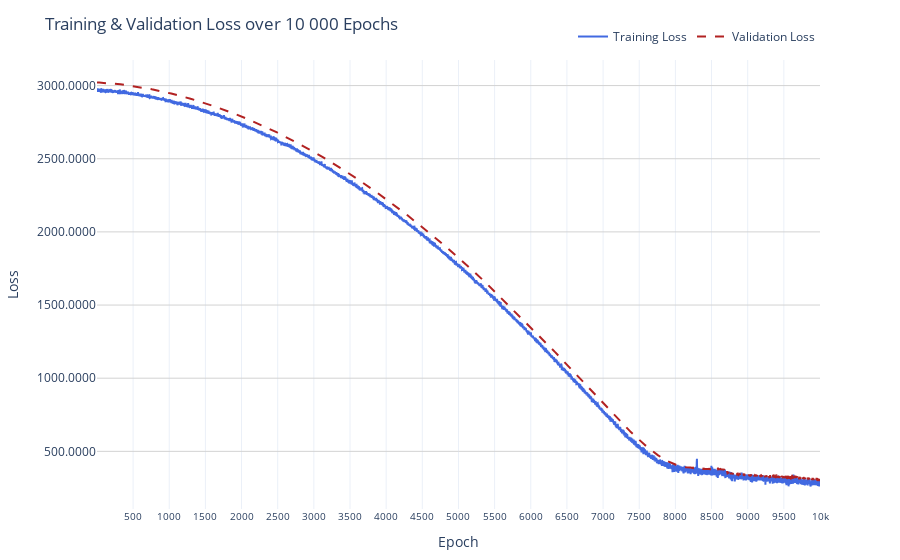

Notebook source saved alongside this figure:
### Code cell
import plotly.graph_objects as go

epochs = list(range(1, len(train_losses) + 1))

fig = go.Figure()

# Training loss trace
fig.add_trace(go.Scatter(
    x=epochs,
    y=train_losses,
    mode="lines",
    name="Training Loss",
    line=dict(color="royalblue", width=2)
))

# Validation loss trace
fig.add_trace(go.Scatter(
    x=epochs,
    y=val_losses,
    mode="lines",
    name="Validation Loss",
    line=dict(color="firebrick", width=2, dash="dash")
))

# Layout enhancements
fig.update_layout(
    title="Training & Validation Loss over 10 000 Epochs",
    xaxis_title="Epoch",
    yaxis_title="Loss",
    xaxis=dict(
        tickmode='array',
        tickvals=list(range(0, 10500, 500)),  # Show ticks every 100 epochs
        tickfont=dict(size=10)
    ),
    yaxis=dict(
        tickformat=".2e" if max(train_losses + val_losses) > 1e4 else ".4f",  # Dynamic formatting
        gridcolor="lightgray"
    ),
    legend=dict(
        orientation="h",
        yanchor="bottom",
        y=1.02,
        xanchor="right",
        x=1
    ),
    template="plotly_white",
    margin=dict(t=60, b=40)
)

fig.show()

### Figure 1 — Plotly figure (JSON) as saved in the notebook; plotly's stock layout.template omitted (floating-point values rounded to 4 significant figures; data arrays with more than 128 entries replaced by an {"elided": "..."} marker saying what was removed)
{"data": [{"line": {"color": "royalblue", "width": 2}, "mode": "lines", "name": "Training Loss", "type": "scatter", "x": {"elided": "10000 int values"}, "y": {"elided": "10000 float values"}}, {"line": {"color": "firebrick", "dash": "dash", "width": 2}, "mode": "lines", "name": "Validation Loss", "type": "scatter", "x": {"elided": "10000 int values"}, "y": {"elided": "10000 float values"}}], "layout": {"legend": {"orientation": "h", "x": 1, "xanchor": "right", "y": 1.02, "yanchor": "bottom"}, "margin": {"b": 40, "t": 60}, "title": {"text": "Training & Validation Loss over 10 000 Epochs"}, "xaxis": {"tickfont": {"size": 10}, "tickmode": "array", "tickvals": [0, 500, 1000, 1500, 2000, 2500, 3000, 3500, 4000, 4500, 5000, 5500, 6000, 6500, 7000, 7500, 8000, 8500, 9000, 9500, 10000], "title": {"text": "Epoch"}}, "yaxis": {"gridcolor": "lightgray", "tickformat": ".4f", "title": {"text": "Loss"}}}}
